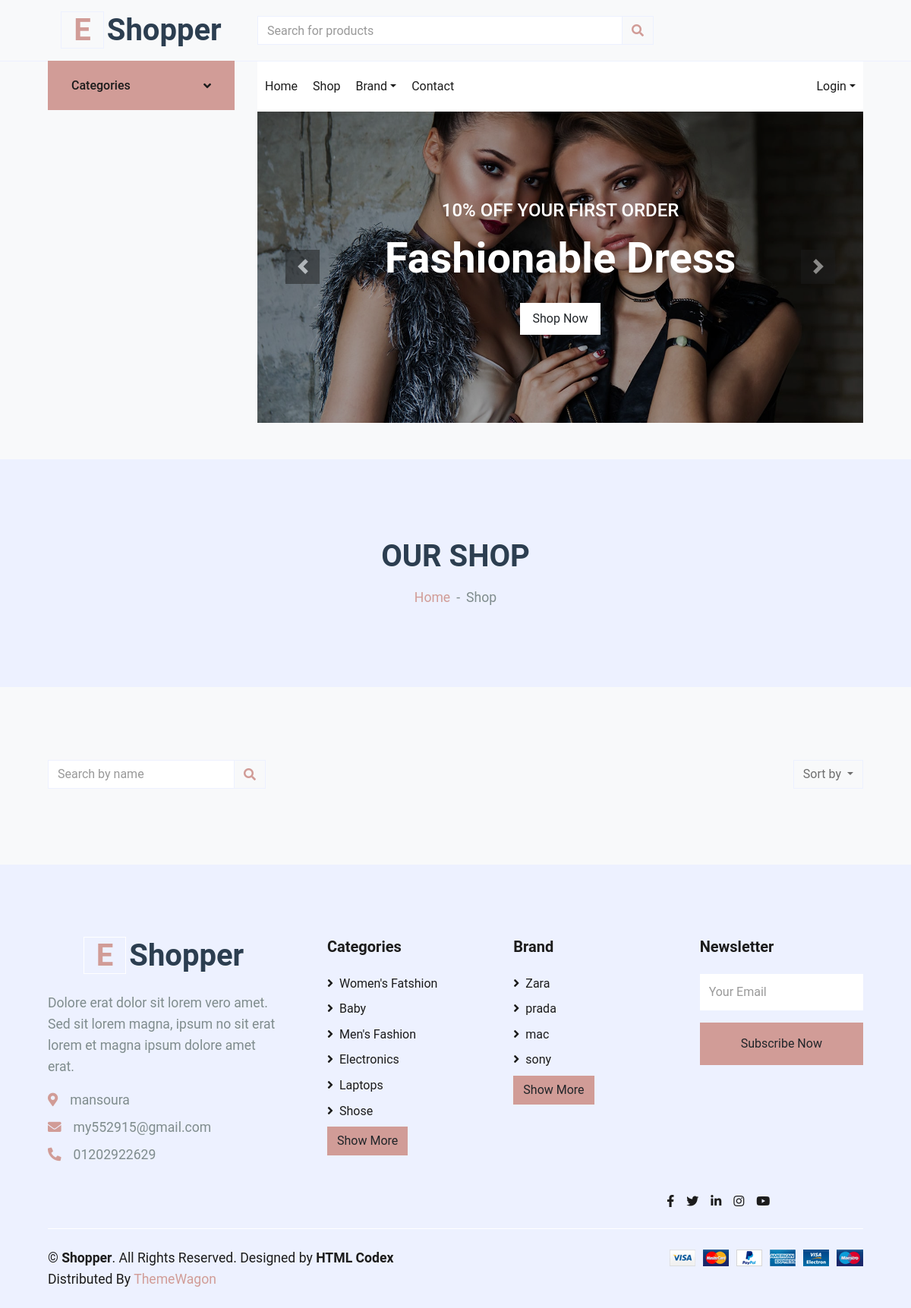
Screenshot of /search with the database file from the repository.
### settings/models.py (models this page shows, shortened)
class Info(models.Model):
    site_name = models.CharField( max_length=50)
    description = models.TextField(max_length=1000)
    phone = models.CharField( max_length=30 , null=True, blank=True)
    email = models.EmailField( max_length=254 , null=True, blank=True)
    address = models.CharField( max_length=50 , null=True, blank=True)
    image = models.ImageField(upload_to='settings/', null=True, blank=True )
    fb_link = models.URLField( max_length=200)
    twitter_link = models.URLField( max_length=200)
    instagram_link = models.URLField( max_length=200)

class Brand(models.Model):
    BRDName = models.CharField(max_length=40)
    image = models.ImageField(upload_to='product/',blank=True, null=True)
    BRDDesc = models.TextField(blank=True, null=True)
    class Meta:
        verbose_name = _("Brand")
        verbose_name_plural = _("Brands")
    def __str__(self):
        return self.BRDName

### product/models.py (models this page shows)
class ProductCategory(models.Model):
    name = models.CharField(max_length=60)
    image = models.ImageField(upload_to='categoryimages/')
    def __str__(self):
        return self.name

### settings/footer.py (the view)
# urls.py: path('search' , home_search , name = 'home_search'),
def home_search(request):
    name = request.GET.get('q','')
    product_list = Product.objects.filter(
        Q(name__icontains = name) |
        Q(description__icontains = name)
    )
    return render(request , 'product/home_search.html' , {'product_list':product_list})

### product/templates/product/home_search.html (shortened to what this page needs)
{% extends 'base.html' %}
{% load static %}
{% block body %}
<div class="container-fluid bg-secondary mb-5">
    <div class="d-flex flex-column align-items-center justify-content-center" style="min-height: 300px">
        <h1 class="font-weight-semi-bold text-uppercase mb-3">Our Shop</h1>
        <div class="d-inline-flex">
            <p class="m-0"><a href="/">Home</a></p>
            <p class="m-0 px-2">-</p>
            <p class="m-0">Shop</p>
        </div>
    </div>
</div>
<div class="container-fluid pt-5">
    <div class="row px-xl-5">
        <div class="col-lg-12 ">
            <div class="row pb-4">
                <div class="col-12 pb-1">
                    <div class="d-flex align-items-center justify-content-between mb-4">
                        <form action="{% url 'product:product_list'%}">
                            <div class="input-group">
                                <input type="text" name="q" class="form-control" placeholder="Search by name">
                                <div class="input-group-append">
                                    <span class="input-group-text bg-transparent text-primary">
                                        <i class="fa fa-search"></i>
                                    </span>
                                </div>
                            </div>
                        </form>
                        <div class="dropdown ml-4">
                            <button class="btn border dropdown-toggle" type="button" id="triggerId"
                                data-toggle="dropdown" aria-haspopup="true" aria-expanded="false">
                                Sort by
                            </button>
                        </div>
                    </div>
                </div>
            </div>
        </div>
    </div>
</div>
{% endblock body %}

### templates/base.html (shortened to what this page needs)
{% load static %}
<!DOCTYPE html>
<html lang="en">
<head>
    <link href="https://cdnjs.cloudflare.com/ajax/libs/font-awesome/5.10.0/css/all.min.css" rel="stylesheet">
    <link href="{% static 'lib4/owlcarousel/assets/owl.carousel.min.css'%}" rel="stylesheet">
    <link href="{% static 'css4/style.css'%}" rel="stylesheet">
    <link rel="stylesheet" href="{% static 'css4/cart.css' %}">
    <link rel="stylesheet" href="{% static 'css4/checkout.css' %}">
</head>
<body>
    <div class="container-fluid">
        <div class="row align-items-center py-3 px-xl-5">
            <div class="col-lg-3 d-none d-lg-block">
                <a href="/" class="text-decoration-none">
                    <h1 class="m-0 display-5 font-weight-semi-bold"><span
                            class="text-primary font-weight-bold border px-3 mr-1">E</span>{{myfooter.site_name}}</h1>
                </a>
            </div>
            <div class="col-lg-6 col-6 text-left">
                <form action="{% url 'home:home_search' %}" method="GET">
                    <div class="input-group">
                        <input type="text" name="q" class="form-control" placeholder="Search for products">
                        <div class="input-group-append">
                            <span class="input-group-text bg-transparent text-primary">
                                <i class="fa fa-search"></i>
                            </span>
                        </div>
                    </div>
                </form>
            </div>
            </div>
        </div>
        <div class="container-fluid mb-5">
            <div class="row border-top px-xl-5">
                <div class="col-lg-3 d-none d-lg-block">
                    <a class="btn shadow-none d-flex align-items-center justify-content-between bg-primary text-white w-100"
                        data-toggle="collapse" href="#navbar-vertical"
                        style="height: 65px; margin-top: -1px; padding: 0 30px;">
                        <h6 class="m-0">Categories</h6>
                        <i class="fa fa-angle-down text-dark"></i>
                    </a>
                </div>
                <div class="col-lg-9">
                    <nav class="navbar navbar-expand-lg bg-light navbar-light py-3 py-lg-0 px-0">
                        <div class="collapse navbar-collapse justify-content-between" id="navbarCollapse">
                            <div class="navbar-nav mr-auto py-0">
                                <a href="/" class="nav-item nav-link ">Home</a>
                                <a href="{% url 'product:product_list'%}" class="nav-item nav-link">Shop</a>
                                <div class="nav-item dropdown">
                                    <a href="#" class="nav-link dropdown-toggle " data-toggle="dropdown">Brand</a>
                                </div>
                                <a href="{% url 'settings:contact'%}" class="nav-item nav-link">Contact</a>
                            </div>
                            <div class="navbar-nav ml-auto py-0">
                                {% if request.user.is_authenticated %}
                                <div class="nav-item dropdown">
                                    <a href="#" class="nav-link dropdown-toggle" data-toggle="dropdown">Profile</a>
                                    <div class="dropdown-menu rounded-0 m-0">
                                        <a href="{% url 'accounts:profile' %}" class="dropdown-item">Profile</a>
                                        <a href="{% url 'logout' %}" class="dropdown-item">Logout</a>
                                        <a href="{% url 'accounts:user_favourites' %}" class="dropdown-item">Favourit</a>
                                    </div>
                                </div>
                                {% else %}
                                <div class="nav-item dropdown">
                                    <a href="#" class="nav-link dropdown-toggle" data-toggle="dropdown">Login</a>
                                </div>
                                {% endif %}
                            </div>
                        </div>
                    </nav>
                    <div id="header-carousel" class="carousel slide" data-ride="carousel">
                        <div class="carousel-inner">
                            <div class="carousel-item active" style="height: 410px;">
                                <img class="img-fluid" src="{% static 'img4/carousel-1.jpg'%}" alt="Image">
                                <div
                                    class="carousel-caption d-flex flex-column align-items-center justify-content-center">
                                    <div class="p-3" style="max-width: 700px;">
                                        <h4 class="text-light text-uppercase font-weight-medium mb-3">10% Off Your First
                                            Order</h4>
                                        <h3 class="display-4 text-white font-weight-semi-bold mb-4">Fashionable Dress
                                        </h3>
                                        <a href="{%url 'product:product_list'%}" class="btn btn-light py-2 px-3">Shop
                                            Now</a>
                                    </div>
                                </div>
                            </div>
                        </div>
                        <a class="carousel-control-prev" href="#header-carousel" data-slide="prev">
                            <div class="btn btn-dark" style="width: 45px; height: 45px;">
                                <span class="carousel-control-prev-icon mb-n2"></span>
                            </div>
                        </a>
                        <a class="carousel-control-next" href="#header-carousel" data-slide="next">
                            <div class="btn btn-dark" style="width: 45px; height: 45px;">
                                <span class="carousel-control-next-icon mb-n2"></span>
                            </div>
                        </a>
                    </div>
                </div>
            </div>
        </div>
        {% block body %}
        {% endblock body %}
        <div class="container-fluid bg-secondary text-dark mt-5 pt-5">
            <div class="row px-xl-5 pt-5">
                <div class="col-lg-4 col-md-12 mb-5 pr-3 pr-xl-5">
                    <a href="/" class="text-decoration-none">
                        <h1 class="mb-4 display-5 font-weight-semi-bold"><span
                                class="text-primary font-weight-bold border border-white px-3 mr-1">E</span>{{myfooter.site_name}}
                        </h1>
                    </a>
                    <p>{{myfooter.description}}</p>
                    <p class="mb-2"><i class="fa fa-map-marker-alt text-primary mr-3"></i>{{myfooter.address}}</p>
                    <p class="mb-2"><i class="fa fa-envelope text-primary mr-3"></i>{{myfooter.email}}</p>
                    <p class="mb-0"><i class="fa fa-phone-alt text-primary mr-3"></i>{{myfooter.phone}}</p>
                </div>
                <div class="col-lg-8 col-md-12">
                    <div class="row">
                        <div class="col-md-4 mb-5">
                            <h5 class="font-weight-bold text-dark mb-4">Categories</h5>
                            <div class="d-flex flex-column justify-content-start">
                                {% for category in categories_footer %}
                                <a class="text-dark mb-2" href="{% url 'product:product_by_category' category %}"><i
                                        class="fa fa-angle-right mr-2"></i>{{category}}</a>
                                {% endfor %}
                                <a href="{% url 'settings:category_list'  %}"><button type="button"
                                        class="btn btn-primary">Show
                                        More</button></a>
                            </div>
                        </div>
                        <div class="col-md-4 mb-5">
                            <h5 class="font-weight-bold text-dark mb-4">Brand</h5>
                            <div class="d-flex flex-column justify-content-start">
                                {% for brand in brands_footer  %}
                                <a class="text-dark mb-2" href="{%url 'product:product_by_brand' brand%}"><i
                                        class="fa fa-angle-right mr-2"></i>{{brand}}</a>
                                {% endfor %}
                                <a href="{% url 'settings:brand_list'  %}"><button type="button"
                                        class="btn btn-primary">Show
                                        More</button></a>
                            </div>
                        </div>
                        <div id="main_form_div" class="col-md-4 mb-5">
                            <h5 class="font-weight-bold text-dark mb-4">Newsletter</h5>
                            <form id="newsletters_form" action="{% url 'home:newsletter' %}  method=" POST"">
                                <div class="form-group">
                                    <input type="email" name="emailinput" class="form-control border-0 py-4"
                                        placeholder="Your Email" required="required" />
                                </div>
                                <div>
                                    <button class="btn btn-primary btn-block border-0 py-3" type="submit">Subscribe
                                        Now</button>
                                </div>
                            </form>
                        </div>
                        <div class="col-lg-6 text-center text-lg-right">
                            <div class="d-inline-flex align-items-center">
                                <a class="text-dark px-2" href="{{myfooter.fb_link}}">
                                    <i class="fab fa-facebook-f"></i>
                                </a>
                                <a class="text-dark px-2" href="{{myfooter.twitter_link}}">
                                    <i class="fab fa-twitter"></i>
                                </a>
                                <a class="text-dark px-2" href="">
                                    <i class="fab fa-linkedin-in"></i>
                                </a>
                                <a class="text-dark px-2" href="">
                                    <i class="fab fa-instagram"></i>
                                </a>
                                <a class="text-dark pl-2" href="">
                                    <i class="fab fa-youtube"></i>
                                </a>
                            </div>
                        </div>
                    </div>
                </div>
            </div>
            <div class="row border-top border-light mx-xl-5 py-4">
                <div class="col-md-6 px-xl-0">
                    <p class="mb-md-0 text-center text-md-left text-dark">
                        &copy; <a class="text-dark font-weight-semi-bold" href="#">{{myfooter.site_name}}</a>. All
                        Rights
                        Reserved.
                        Designed
                        by
                        <a class="text-dark font-weight-semi-bold" href="https://htmlcodex.com">HTML Codex</a><br>
                        Distributed By <a href="https://themewagon.com" target="_blank">ThemeWagon</a>
                    </p>
                </div>
                <div class="col-md-6 px-xl-0 text-center text-md-right">
                    <img class="img-fluid" src="{% static 'img4/payments.png' %}" alt="">
                </div>
            </div>
        </div>
</body>
</html>

### static/css4/checkout.css (style rules this page uses)
body { font-family: 'Roboto', sans-serif; background-color: #f8f9fa; margin: 0; padding: 0; line-height: 1.6; }
h1 { text-align: center; margin-bottom: 30px; color: #2c3e50; font-weight: 600; }
p { color: #7f8c8d; font-size: 1.1em; }

### rows the page displays
Info: site_name "Shopper", description "Dolore erat dolor sit lorem vero amet. Sed sit lorem magna, ipsum no sit erat lorem et magna ipsum dolore amet erat.", address "mansoura", email "my552915@gmail.com", phone "01202922629"
ProductCategory: name "Women's Fatshion"
ProductCategory: name "Baby"
ProductCategory: name "Men's Fashion"
ProductCategory: name "Electronics"
ProductCategory: name "Laptops"
ProductCategory: name "Shose"
Brand: BRDName "Zara"
Brand: BRDName "prada"
Brand: BRDName "mac"
Brand: BRDName "sony"
